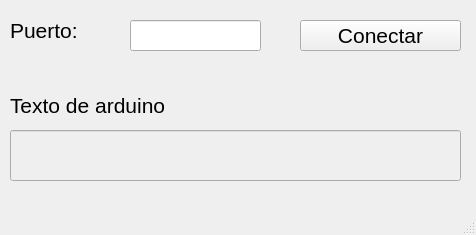
<?xml version="1.0" encoding="UTF-8"?>
<ui version="4.0">
 <class>MainWindow</class>
 <widget class="QMainWindow" name="MainWindow">
  <property name="geometry">
   <rect>
    <x>0</x>
    <y>0</y>
    <width>476</width>
    <height>235</height>
   </rect>
  </property>
  <property name="windowTitle">
   <string>MainWindow</string>
  </property>
  <widget class="QWidget" name="centralwidget">
   <widget class="QPushButton" name="btn_conectar">
    <property name="geometry">
     <rect>
      <x>300</x>
      <y>20</y>
      <width>161</width>
      <height>31</height>
     </rect>
    </property>
    <property name="font">
     <font>
      <pointsize>16</pointsize>
     </font>
    </property>
    <property name="text">
     <string>Conectar</string>
    </property>
    <property name="shortcut">
     <string>Return, Enter</string>
    </property>
   </widget>
   <widget class="QLabel" name="label">
    <property name="geometry">
     <rect>
      <x>10</x>
      <y>20</y>
      <width>111</width>
      <height>21</height>
     </rect>
    </property>
    <property name="font">
     <font>
      <pointsize>16</pointsize>
     </font>
    </property>
    <property name="text">
     <string>Puerto:</string>
    </property>
   </widget>
   <widget class="QLineEdit" name="txt_com">
    <property name="geometry">
     <rect>
      <x>130</x>
      <y>20</y>
      <width>131</width>
      <height>31</height>
     </rect>
    </property>
    <property name="font">
     <font>
      <pointsize>14</pointsize>
     </font>
    </property>
   </widget>
   <widget class="QLineEdit" name="le_texto">
    <property name="enabled">
     <bool>false</bool>
    </property>
    <property name="geometry">
     <rect>
      <x>10</x>
      <y>130</y>
      <width>451</width>
      <height>51</height>
     </rect>
    </property>
   </widget>
   <widget class="QLabel" name="label_2">
    <property name="geometry">
     <rect>
      <x>10</x>
      <y>90</y>
      <width>261</width>
      <height>31</height>
     </rect>
    </property>
    <property name="font">
     <font>
      <pointsize>16</pointsize>
     </font>
    </property>
    <property name="text">
     <string>Texto de arduino</string>
    </property>
   </widget>
  </widget>
  <widget class="QMenuBar" name="menubar">
   <property name="geometry">
    <rect>
     <x>0</x>
     <y>0</y>
     <width>476</width>
     <height>26</height>
    </rect>
   </property>
  </widget>
  <widget class="QStatusBar" name="statusbar"/>
 </widget>
 <resources/>
 <connections/>
</ui>
